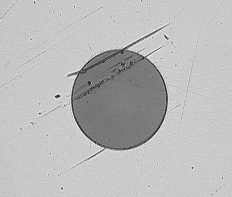
#> input picture 15.png, 232 x 197 px
$ python Locolize_Scratch.py   (older library calls are emulated)
#> lines starting #> are read from the running program, lines starting #| are printed output that depends on the picture; after the words box and inside, x2 and y2 are one past the last pixel; in counts of white or black regions, pixels touching at a corner belong together
import matplotlib.pyplot as plt
import cv2
import numpy as np
from PIL import Image
import imutils
import glob
## (1) Read
img1 = cv2.imread("15.png")
#> img1 is the input picture: shape (197, 232, 3); min 26, max 245, mean 186.3
gray1 = cv2.cvtColor(img1, cv2.COLOR_BGR2GRAY)

## (2) Threshold
th, threshed = cv2.threshold(gray1, 127, 255, cv2.THRESH_BINARY_INV|cv2.THRESH_OTSU)
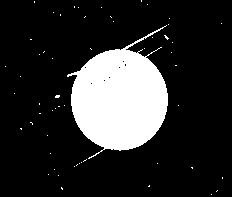
#> threshed: shape (197, 232); 17.4% white; 56 white regions (55 under 20 px)
#> th = 158

## (3) Find the first contour that greate than 100, locate in centeral region
## Adjust the parameter when necessary
cnts = cv2.findContours(threshed, cv2.RETR_TREE, cv2.CHAIN_APPROX_SIMPLE)[-2]
#> cnts = 63 contours, 62 with area under 20; largest, box (x1, y1, x2, y2) and area: (67, 25, 168, 159) 7640
cnts = sorted(cnts, key=cv2.contourArea)
H,W = img1.shape[:2]
#> H = 197; W = 232
for cnt in cnts:
    x,y,w,h = cv2.boundingRect(cnt)
    if cv2.contourArea(cnt) > 100 and (0.7 < w/h < 1.3) and(W/4 < x + w//2 < W*3/4) and (H/4 < y + h//2 < H*3/4):
        break
#> this loop made 63 passes
#> (x, y, w, h) on passes 1, 4, 5, 6, 7, 9, 10, 11, 12, 13, 14, 15: (211, 194, 1, 1), (58, 175, 1, 1), (48, 174, 1, 1), (54, 169, 1, 1), (74, 166, 1, 1), (157, 163, 1, 1), (79, 163, 1, 1), (81, 162, 1, 1), (83, 159, 4, 3), (50, 153, 1, 1), (47, 135, 1, 1), (30, 122, 3, 3)
#> (cnt, x, y, w, h) on passes 2, 3, 8, 16, 19, 22: ([[217, 190], [216, 191]], 216, 190, 2, 2), ([[222, 177], [222, 178]], 222, 177, 1, 2), ([[77, 164], [76, 165]], 76, 164, 2, 2), ([[39, 113], [40, 113]], 39, 113, 2, 1), ([[58, 106], [59, 106]], 58, 106, 2, 1), ([[39, 103], [39, 104]], 39, 103, 1, 2)

## (4) Create mask and do bitwise-op
mask = np.zeros(img1.shape[:2],np.uint8)
cv2.drawContours(mask, [cnt],-1, 255, -1)
#> mask: shape (197, 232); 17.2% white; 1 white region, box (x1, y1, x2, y2) and area: (67, 25, 168, 159) 7868
dst = cv2.bitwise_and(img1, img1, mask=mask)
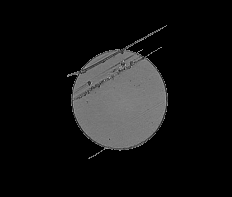
#> dst: shape (197, 232, 3); min 0, max 179, mean 20


gray = cv2.cvtColor(dst, cv2.COLOR_BGR2GRAY)

# threshold input image using otsu thresholding as mask and refine
#with morphology
ret, mask = cv2.threshold(gray, 0, 255, cv2.THRESH_BINARY+cv2.THRESH_OTSU)
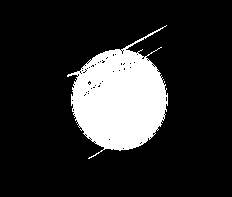
#> mask: shape (197, 232); 16.8% white; 1 white region, box (x1, y1, x2, y2) and area: (67, 25, 168, 159) 7678
#> ret = 59
kernel = np.ones((9,9), np.uint8)
mask = cv2.morphologyEx(mask, cv2.MORPH_CLOSE, kernel)
#> mask: shape (197, 232); 17.7% white; 1 white region, box (x1, y1, x2, y2) and area: (67, 25, 168, 159) 8100
mask = cv2.morphologyEx(mask, cv2.MORPH_OPEN, kernel)
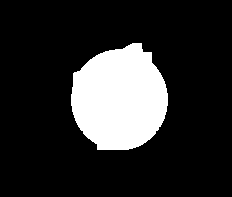
#> mask: shape (197, 232); 17.4% white; 1 white region, box (x1, y1, x2, y2) and area: (71, 43, 168, 150) 7965

# put thresh into
result = dst.copy()
result = cv2.cvtColor(result, cv2.COLOR_BGR2BGRA)
result[:, :, 3] = mask


gray = cv2.cvtColor(result, cv2.COLOR_BGR2GRAY)
edged = cv2.Canny(gray, 30, 200)
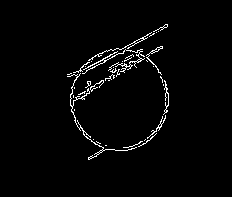
#> edged: shape (197, 232); 2.3% white in thin lines or dots, all inside (x1, y1, x2, y2) = (67, 24, 169, 160)
blurred = cv2.GaussianBlur(edged, (5, 5), 0)
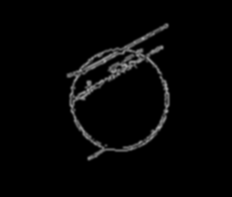
#> blurred: shape (197, 232); min 0, max 164, mean 5.9
thresh_1 = cv2.threshold(blurred, 60, 255, cv2.THRESH_BINARY)[1]
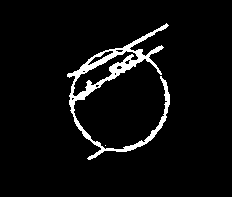
#> thresh_1: shape (197, 232); 5% white; 2 white regions (1 under 20 px)


# find contours in the thresholded image
cnts = cv2.findContours(thresh_1.copy(), cv2.RETR_EXTERNAL,
	cv2.CHAIN_APPROX_NONE)
#> cnts = 2 contours, 1 with area under 20; largest, box (x1, y1, x2, y2) and area: (67, 23, 170, 160) 2748
cnts = imutils.grab_contours(cnts)


# loop over the contours
for c in cnts:
	# compute the center of the contour
	M = cv2.moments(c)
#> (the run stopped early here; a loop or call above may not have finished)
